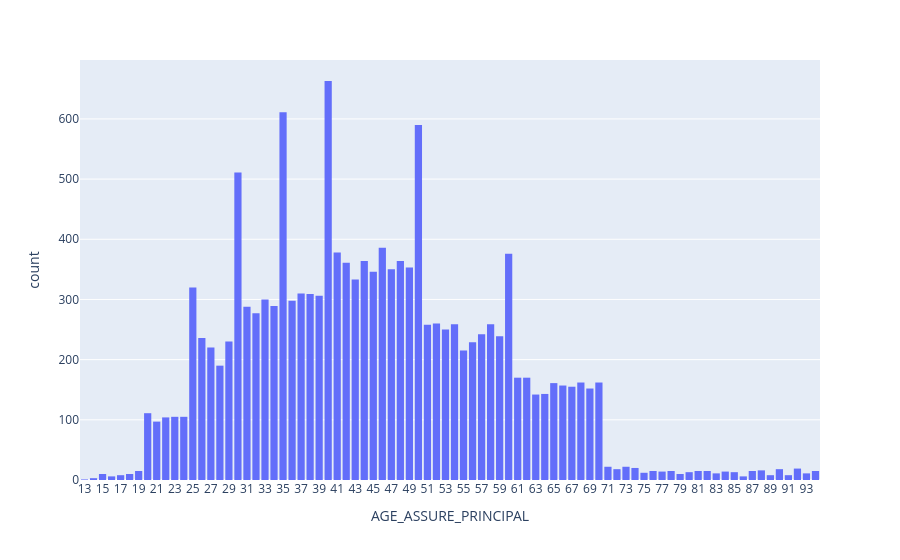

The notebook cell saved with this chart:
### Code cell
# Ecrivez votre code ici
fig = px.histogram(
    data_set.sort_values("AGE_ASSURE_PRINCIPAL"),
    x="AGE_ASSURE_PRINCIPAL",
)
fig.update_xaxes(
    type="category",
)  # Cette ligne permet de forcer la variable comme variable catégorielle et non numérique

fig.show()

### Figure 1 — Plotly figure (JSON) as saved in the notebook; plotly's stock layout.template omitted (floating-point values rounded to 4 significant figures; data arrays with more than 128 entries replaced by an {"elided": "..."} marker saying what was removed)
{"data": [{"bingroup": "x", "hovertemplate": "AGE_ASSURE_PRINCIPAL=%{x}<br>count=%{y}<extra></extra>", "legendgroup": "", "marker": {"color": "#636efa", "pattern": {"shape": ""}}, "name": "", "orientation": "v", "showlegend": false, "type": "histogram", "x": {"elided": "14264 int values"}, "xaxis": "x", "yaxis": "y"}], "layout": {"barmode": "relative", "legend": {"tracegroupgap": 0}, "margin": {"t": 60}, "xaxis": {"anchor": "y", "domain": [0, 1], "title": {"text": "AGE_ASSURE_PRINCIPAL"}, "type": "category"}, "yaxis": {"anchor": "x", "domain": [0, 1], "title": {"text": "count"}}}}
